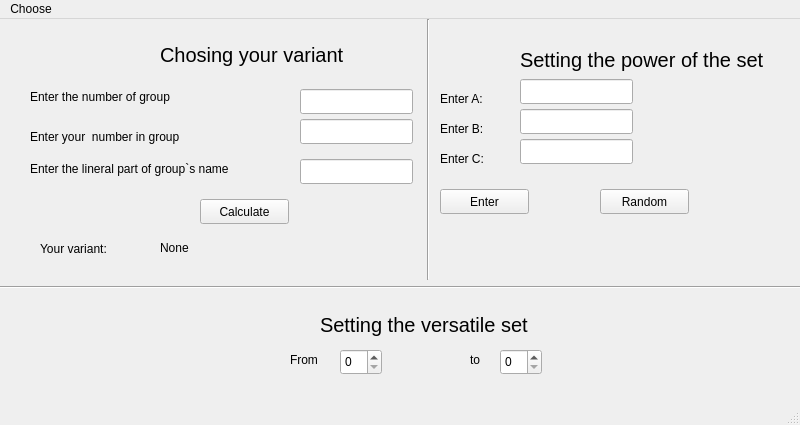
<?xml version="1.0" encoding="UTF-8"?>
<ui version="4.0">
 <class>MainWindow</class>
 <widget class="QMainWindow" name="MainWindow">
  <property name="geometry">
   <rect>
    <x>0</x>
    <y>0</y>
    <width>800</width>
    <height>425</height>
   </rect>
  </property>
  <property name="windowTitle">
   <string>MainWindow</string>
  </property>
  <widget class="QWidget" name="centralwidget">
   <widget class="QLineEdit" name="lineEdit">
    <property name="geometry">
     <rect>
      <x>300</x>
      <y>70</y>
      <width>113</width>
      <height>25</height>
     </rect>
    </property>
   </widget>
   <widget class="QLabel" name="label">
    <property name="geometry">
     <rect>
      <x>30</x>
      <y>70</y>
      <width>191</width>
      <height>16</height>
     </rect>
    </property>
    <property name="text">
     <string>Enter the number of group</string>
    </property>
   </widget>
   <widget class="QLabel" name="label_3">
    <property name="geometry">
     <rect>
      <x>30</x>
      <y>110</y>
      <width>191</width>
      <height>16</height>
     </rect>
    </property>
    <property name="text">
     <string>Enter your  number in group</string>
    </property>
   </widget>
   <widget class="QLineEdit" name="lineEdit_2">
    <property name="geometry">
     <rect>
      <x>300</x>
      <y>100</y>
      <width>113</width>
      <height>25</height>
     </rect>
    </property>
   </widget>
   <widget class="QLabel" name="label_4">
    <property name="geometry">
     <rect>
      <x>30</x>
      <y>140</y>
      <width>261</width>
      <height>20</height>
     </rect>
    </property>
    <property name="text">
     <string>Enter the lineral part of group`s name</string>
    </property>
   </widget>
   <widget class="QLineEdit" name="lineEdit_3">
    <property name="geometry">
     <rect>
      <x>300</x>
      <y>140</y>
      <width>113</width>
      <height>25</height>
     </rect>
    </property>
   </widget>
   <widget class="QPushButton" name="pushButton">
    <property name="geometry">
     <rect>
      <x>200</x>
      <y>180</y>
      <width>89</width>
      <height>25</height>
     </rect>
    </property>
    <property name="text">
     <string>Calculate</string>
    </property>
   </widget>
   <widget class="QLabel" name="label_5">
    <property name="geometry">
     <rect>
      <x>40</x>
      <y>220</y>
      <width>101</width>
      <height>20</height>
     </rect>
    </property>
    <property name="text">
     <string>Your variant: </string>
    </property>
   </widget>
   <widget class="QLabel" name="label_2">
    <property name="geometry">
     <rect>
      <x>160</x>
      <y>220</y>
      <width>141</width>
      <height>17</height>
     </rect>
    </property>
    <property name="text">
     <string>None</string>
    </property>
   </widget>
   <widget class="QLabel" name="label_6">
    <property name="geometry">
     <rect>
      <x>160</x>
      <y>20</y>
      <width>201</width>
      <height>31</height>
     </rect>
    </property>
    <property name="font">
     <font>
      <pointsize>15</pointsize>
     </font>
    </property>
    <property name="text">
     <string>Chosing your variant</string>
    </property>
   </widget>
   <widget class="QLabel" name="label_7">
    <property name="geometry">
     <rect>
      <x>520</x>
      <y>20</y>
      <width>261</width>
      <height>41</height>
     </rect>
    </property>
    <property name="font">
     <font>
      <pointsize>15</pointsize>
     </font>
    </property>
    <property name="text">
     <string>Setting the power of the set</string>
    </property>
   </widget>
   <widget class="QLabel" name="label_8">
    <property name="geometry">
     <rect>
      <x>440</x>
      <y>70</y>
      <width>61</width>
      <height>20</height>
     </rect>
    </property>
    <property name="text">
     <string>Enter A:</string>
    </property>
   </widget>
   <widget class="QLabel" name="label_9">
    <property name="geometry">
     <rect>
      <x>440</x>
      <y>100</y>
      <width>61</width>
      <height>20</height>
     </rect>
    </property>
    <property name="text">
     <string>Enter B:</string>
    </property>
   </widget>
   <widget class="QLabel" name="label_10">
    <property name="geometry">
     <rect>
      <x>440</x>
      <y>130</y>
      <width>61</width>
      <height>20</height>
     </rect>
    </property>
    <property name="text">
     <string>Enter C:</string>
    </property>
   </widget>
   <widget class="QLineEdit" name="lineEdit_4">
    <property name="geometry">
     <rect>
      <x>520</x>
      <y>60</y>
      <width>113</width>
      <height>25</height>
     </rect>
    </property>
   </widget>
   <widget class="QLineEdit" name="lineEdit_5">
    <property name="geometry">
     <rect>
      <x>520</x>
      <y>90</y>
      <width>113</width>
      <height>25</height>
     </rect>
    </property>
   </widget>
   <widget class="QLineEdit" name="lineEdit_6">
    <property name="geometry">
     <rect>
      <x>520</x>
      <y>120</y>
      <width>113</width>
      <height>25</height>
     </rect>
    </property>
   </widget>
   <widget class="QPushButton" name="pushButton_2">
    <property name="geometry">
     <rect>
      <x>440</x>
      <y>170</y>
      <width>89</width>
      <height>25</height>
     </rect>
    </property>
    <property name="text">
     <string>Enter</string>
    </property>
   </widget>
   <widget class="QPushButton" name="pushButton_3">
    <property name="geometry">
     <rect>
      <x>600</x>
      <y>170</y>
      <width>89</width>
      <height>25</height>
     </rect>
    </property>
    <property name="text">
     <string>Random</string>
    </property>
   </widget>
   <widget class="Line" name="line">
    <property name="geometry">
     <rect>
      <x>420</x>
      <y>0</y>
      <width>16</width>
      <height>261</height>
     </rect>
    </property>
    <property name="orientation">
     <enum>Qt::Vertical</enum>
    </property>
   </widget>
   <widget class="Line" name="line_2">
    <property name="geometry">
     <rect>
      <x>0</x>
      <y>260</y>
      <width>801</width>
      <height>16</height>
     </rect>
    </property>
    <property name="orientation">
     <enum>Qt::Horizontal</enum>
    </property>
   </widget>
   <widget class="QLabel" name="label_11">
    <property name="geometry">
     <rect>
      <x>320</x>
      <y>290</y>
      <width>231</width>
      <height>31</height>
     </rect>
    </property>
    <property name="font">
     <font>
      <pointsize>15</pointsize>
     </font>
    </property>
    <property name="text">
     <string>Setting the versatile set</string>
    </property>
   </widget>
   <widget class="QSpinBox" name="spinBox">
    <property name="geometry">
     <rect>
      <x>340</x>
      <y>330</y>
      <width>42</width>
      <height>26</height>
     </rect>
    </property>
   </widget>
   <widget class="QLabel" name="label_12">
    <property name="geometry">
     <rect>
      <x>290</x>
      <y>330</y>
      <width>41</width>
      <height>21</height>
     </rect>
    </property>
    <property name="text">
     <string>From</string>
    </property>
   </widget>
   <widget class="QSpinBox" name="spinBox_2">
    <property name="geometry">
     <rect>
      <x>500</x>
      <y>330</y>
      <width>42</width>
      <height>26</height>
     </rect>
    </property>
   </widget>
   <widget class="QLabel" name="label_13">
    <property name="geometry">
     <rect>
      <x>470</x>
      <y>330</y>
      <width>21</width>
      <height>21</height>
     </rect>
    </property>
    <property name="text">
     <string>to</string>
    </property>
   </widget>
  </widget>
  <widget class="QMenuBar" name="menubar">
   <property name="geometry">
    <rect>
     <x>0</x>
     <y>0</y>
     <width>800</width>
     <height>22</height>
    </rect>
   </property>
   <widget class="QMenu" name="menuwindow1">
    <property name="title">
     <string>Choose</string>
    </property>
    <addaction name="actionWindow1"/>
    <addaction name="actionWindow2"/>
    <addaction name="actionWindow3"/>
    <addaction name="actionWindow4"/>
    <addaction name="actionWindow5"/>
   </widget>
   <addaction name="menuwindow1"/>
  </widget>
  <widget class="QStatusBar" name="statusbar"/>
  <action name="actionWindow1">
   <property name="text">
    <string>Window1</string>
   </property>
   <property name="statusTip">
    <string>Open window 1</string>
   </property>
   <property name="shortcut">
    <string>W, 1</string>
   </property>
  </action>
  <action name="actionWindow2">
   <property name="text">
    <string>Window2</string>
   </property>
   <property name="statusTip">
    <string>Open window 2</string>
   </property>
   <property name="shortcut">
    <string>W, 2</string>
   </property>
  </action>
  <action name="actionWindow3">
   <property name="text">
    <string>Window3</string>
   </property>
   <property name="statusTip">
    <string>Open window 3</string>
   </property>
   <property name="shortcut">
    <string>W, 3</string>
   </property>
  </action>
  <action name="actionWindow4">
   <property name="text">
    <string>Window4</string>
   </property>
   <property name="statusTip">
    <string>Open window 4</string>
   </property>
   <property name="shortcut">
    <string>W, 4</string>
   </property>
  </action>
  <action name="actionWindow5">
   <property name="text">
    <string>Window5</string>
   </property>
   <property name="statusTip">
    <string>Open window 5</string>
   </property>
   <property name="shortcut">
    <string>W, 5</string>
   </property>
  </action>
 </widget>
 <resources/>
 <connections/>
</ui>
